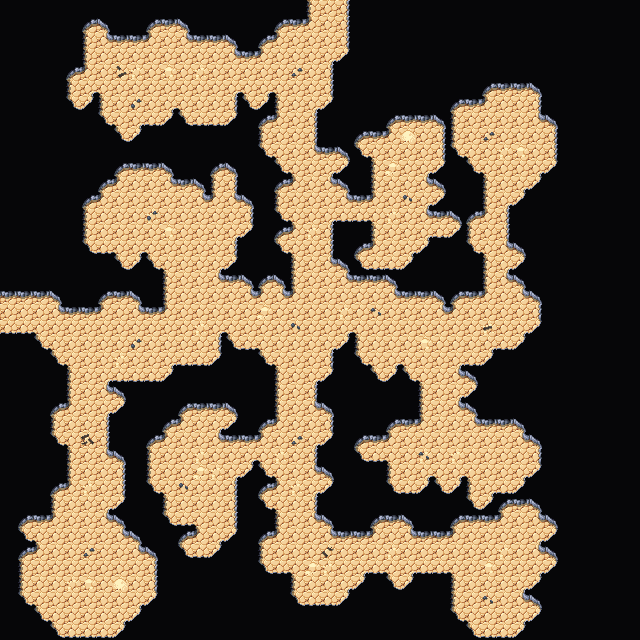

A level layout from a 2D game, rendered from its tile map. Below: a short description, then the map file with tile-grid data replaced by summaries:
An orthogonal 40x40 tile map with 16x16 px tiles, 4 tile layers (Collision, Background, Walls, Clutter), 2 tilesets and 2 objects.

<map version="1.5" tiledversion="1.7.2" orientation="orthogonal" renderorder="right-down" width="40" height="40" tilewidth="16" tileheight="16" infinite="0" nextlayerid="7" nextobjectid="62">
 <editorsettings>
  <export target="wastetown..tmx" format="tmx" />
 </editorsettings>
 <tileset firstgid="1" source="../../../tileset/main.tsx" />
 <tileset firstgid="3477" source="../../../tileset/buildings.tsx" />
 <layer id="6" name="Collision" width="40" height="40">
  <data>[1600 cells, 0 non-empty, 0 distinct tile ids]</data>
 </layer>
 <layer id="1" name="Background" width="40" height="40">
  <data>[1600 cells, 1600 non-empty, 1 distinct tile ids]</data>
 </layer>
 <layer id="2" name="Walls" width="40" height="40">
  <data>[1600 cells, 1256 non-empty, 18 distinct tile ids]</data>
 </layer>
 <layer id="3" name="Clutter" width="40" height="40">
  <properties>
   <property name="spriteLayer" type="bool" value="true" />
  </properties>
  <data>[1600 cells, 38 non-empty, 12 distinct tile ids]</data>
 </layer>
 <objectgroup id="4" name="Objects">
  <object id="59" template="../../../obj/door_right.tx" x="0.66667" y="320.833">
   <properties>
    <property name="teleport" value="../common/maps/map/cave/cave_multilevel_4/cave_23E2.tmx" />
    <property name="teleportObjectId" value="60" />
   </properties>
  </object>
  <object id="61" template="../../../obj/door_down.tx" x="319.333" y="19.3333">
   <properties>
    <property name="teleport" value="../common/maps/map/cave/cave_multilevel_4/cave_23D3.tmx" />
    <property name="teleportObjectId" value="62" />
   </properties>
  </object>
 </objectgroup>
</map>
